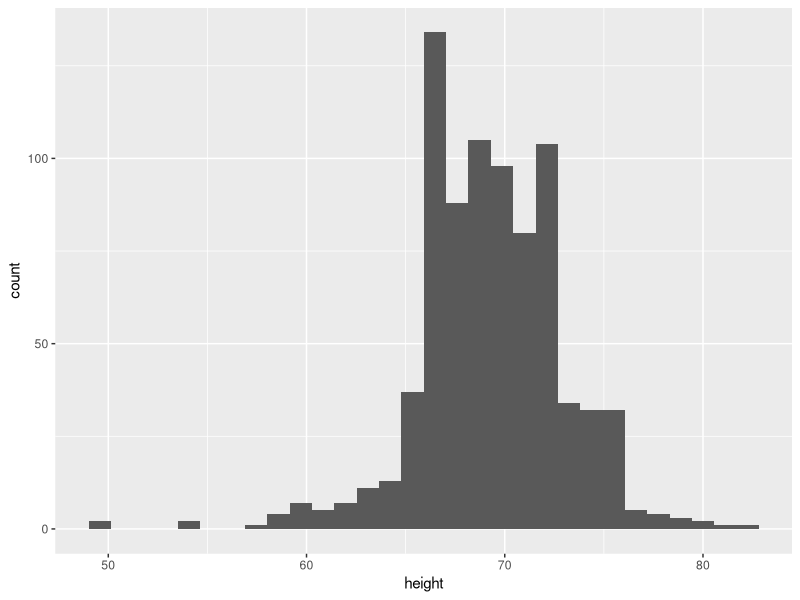
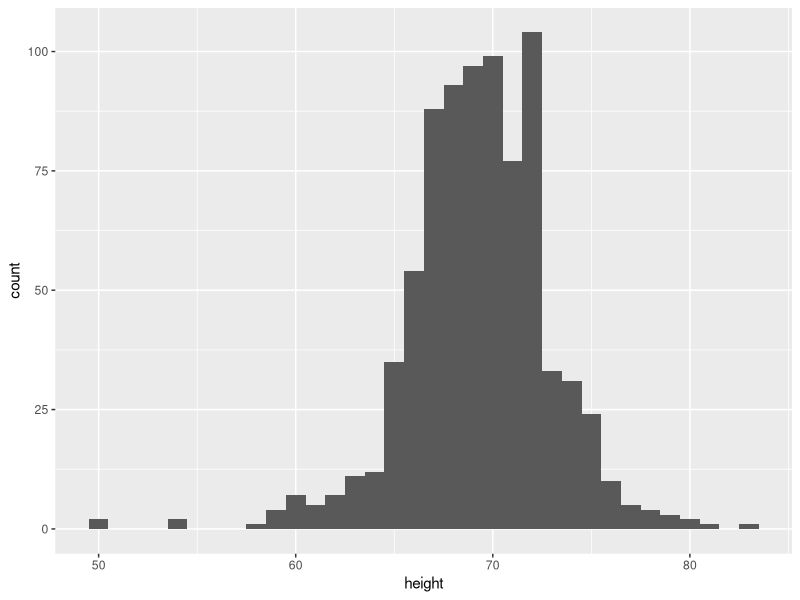
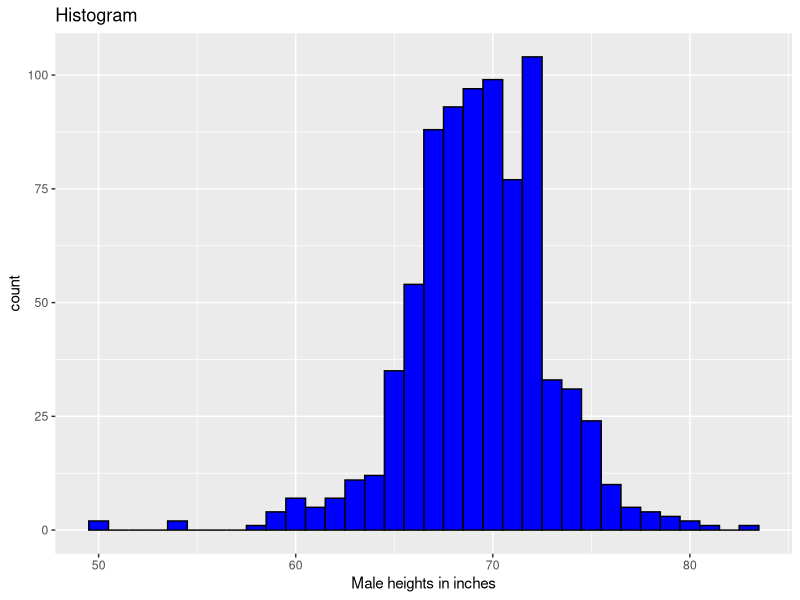
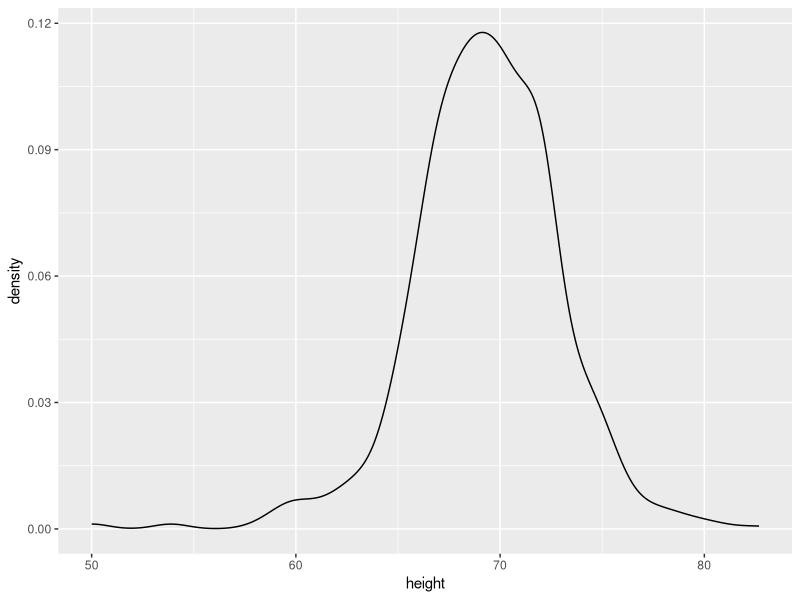
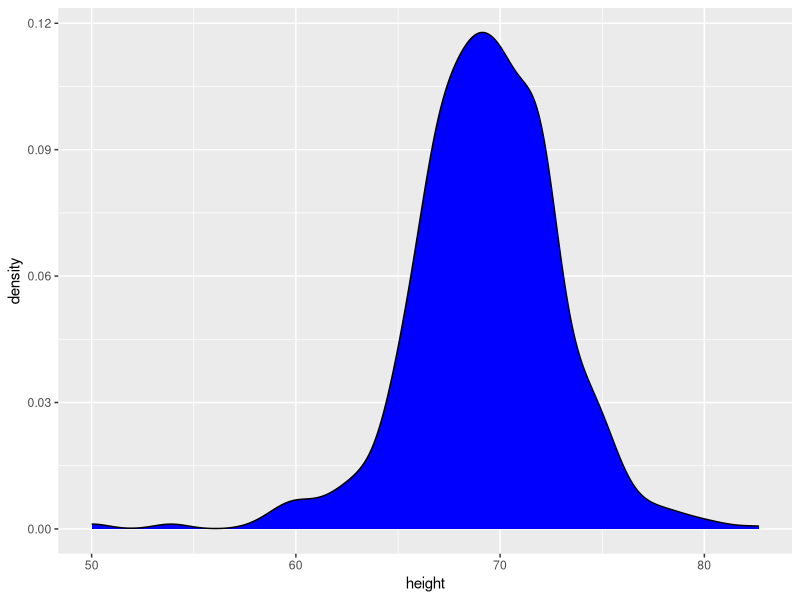
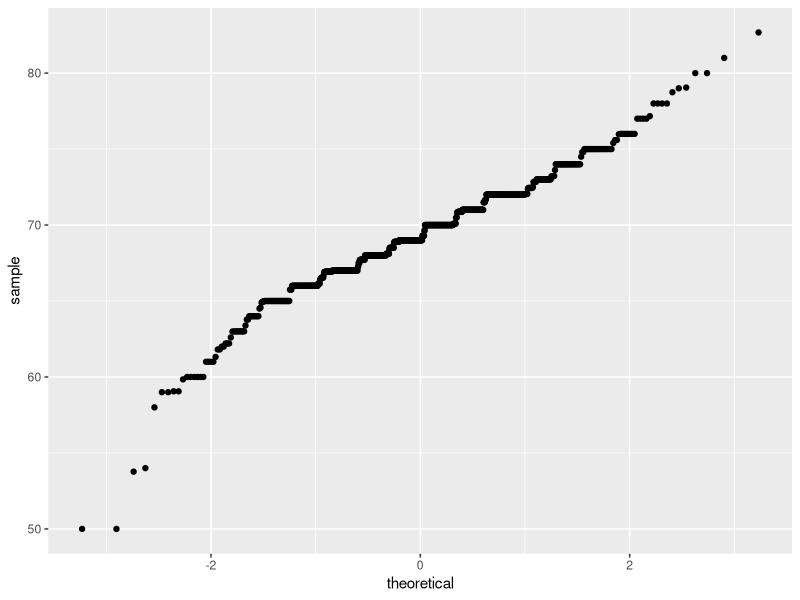
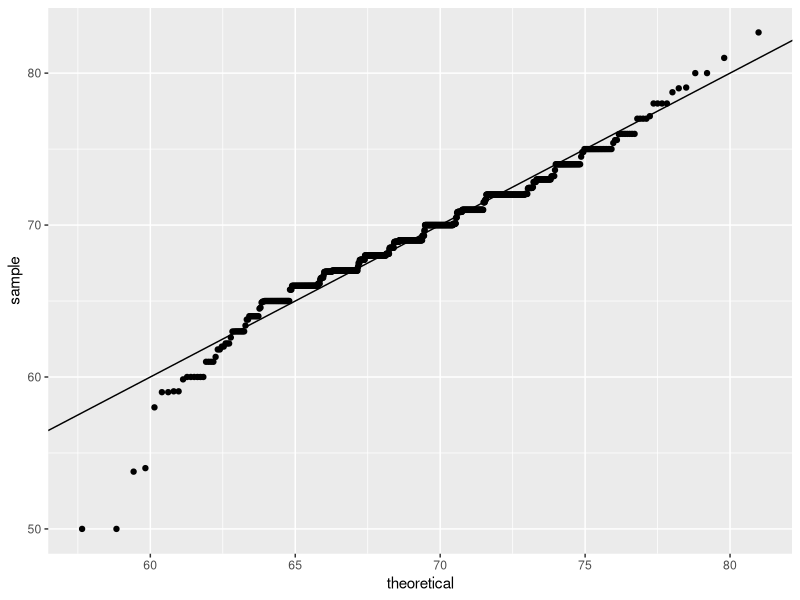
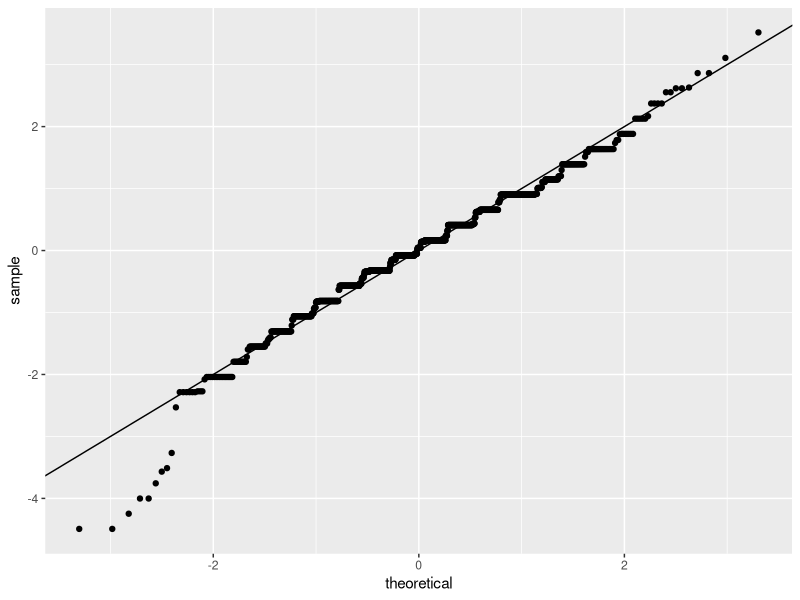

Generate these figures, in order, with R:
# load heights data
library(tidyverse)
library(dslabs)
data(heights)

# define p
p <- heights %>%
  filter(sex == "Male") %>%
  ggplot(aes(x = height))

# basic histograms
p + geom_histogram()
p + geom_histogram(binwidth = 1)

# histogram with blue fill, black outline, labels and title
p + geom_histogram(binwidth = 1, fill = "blue", col = "black") +
  xlab("Male heights in inches") +
  ggtitle("Histogram")

# Smooth density plots in ggplot2
p + geom_density()
p + geom_density(fill = "blue")
  
# basic QQ-plot
p = heights %>% filter(sex == "Male") %>%  ggplot(aes(sample = height))
p + geom_qq()

# QQ-plot against a normal distribution with same mean/sd as data
params <- heights %>%  filter(sex == "Male") %>%  summarize(mean = mean(height), sd = sd(height))
p + geom_qq(dparams = params) +  geom_abline()

# QQ-plot of scaled data against the standard normal distribution
heights %>%
  ggplot(aes(sample = scale(height))) +
  geom_qq() +
  geom_abline()

# define plots p1, p2, p3
p <- heights %>% filter(sex == "Male") %>% ggplot(aes(x = height))
p1 <- p + geom_histogram(binwidth = 1, fill = "blue", col = "black")
p2 <- p + geom_histogram(binwidth = 2, fill = "blue", col = "black")
p3 <- p + geom_histogram(binwidth = 3, fill = "blue", col = "black")

# arrange plots next to each other in 1 row, 3 columns
library(gridExtra)
grid.arrange(p1, p2, p3, ncol = 3)
